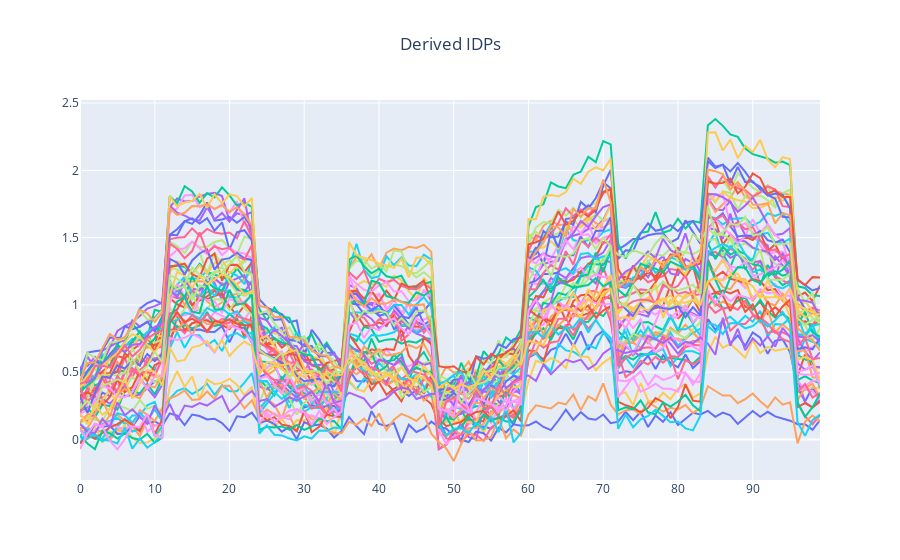

The notebook cell this image was saved under:
### Markdown cell above
Create signals that are a linear combination of the three sources given above.

### Code cell
n_idps = 50
noise = 5e-2

idps = []
formulas = []

for i in range(n_idps):
    factors = np.random.uniform(low=0, high=1, size=n_sources)
    idp = np.sum([factors[i] * sources[:,i] for i in range(n_sources)], axis=0)
    idp += np.random.normal(0, noise, size=idp.shape)
    idps.append(idp)
    formulas.append(' + '.join([f'{np.round(factors[i], 1)} * x[{i}]' for i in range(n_sources)]))

idps = np.stack(idps)
idps = idps.T
print(np.shape(idps))
traces = [
    go.Scatter(
        x=np.arange(n_samples),
        y=idps[:, i],
        mode='lines',
        name=formulas[i],
        showlegend=False
    )
for i in range(n_idps)]

layout = go.Layout(
    title = {
        'x': 0.5,
        'text': 'Derived IDPs'
    }
)

iplot(go.Figure(traces, layout))
